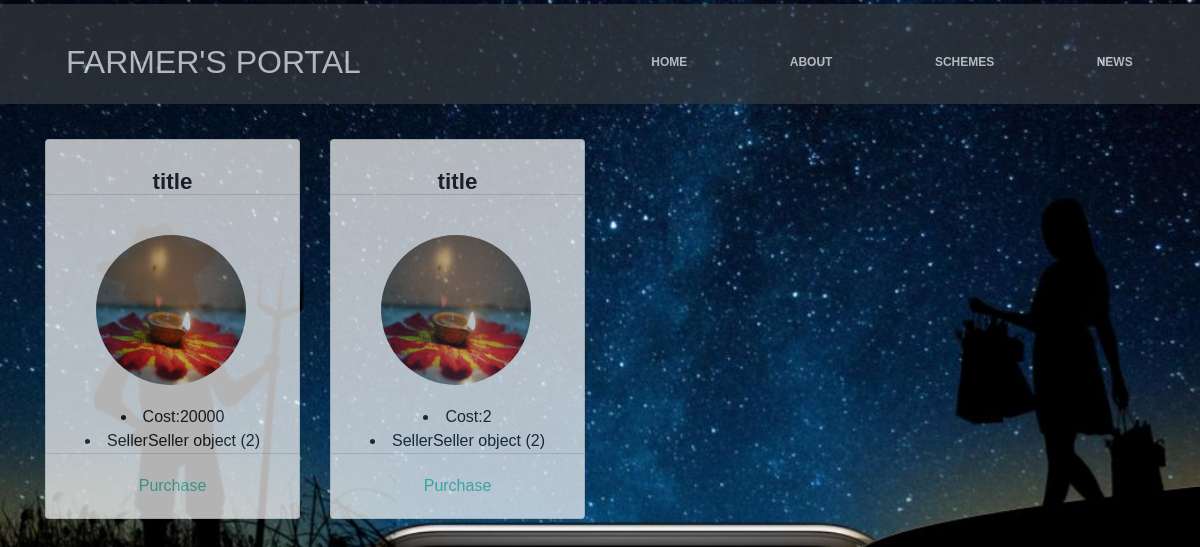
/buy/, run on the app's committed database.
### farmers/models.py (models this page shows)
class Inventory(models.Model):
    name=models.CharField(blank=False,max_length=100)
    Type=models.CharField(blank=False,max_length=100)
    seller=models.ForeignKey(Seller,on_delete=models.CASCADE)
    amount=models.IntegerField(blank=False)
    photo=models.ImageField(upload_to='media')

class Seller(models.Model):
    sidentity=models.OneToOneField(User,on_delete=models.CASCADE)
    address=models.CharField(blank=False,max_length=200)
    itemssold=models.CharField(blank=False,max_length=200)
    Contact=models.CharField(max_length=13,blank=False)

### farmers/views.py (the view)
# urls.py: path('buy/',views.purchase,name='buy'),
def purchase(request):
    a=Inventory.objects.all()
    return render(request,'marketplace.html',{'val':a})

### farmers/templates/marketplace.html (shortened to what this page needs)
{% load static %}
<!DOCTYPE html>
<html lang="en">
<head>
  <link href="{% static 'css/menu.css' %}" rel="stylesheet" type="text/css" >s
  <link href="{% static 'css/home.css' %}" rel="stylesheet" type="text/css" >
  <link href="{% static 'css/try1.css' %}" rel="stylesheet" type="text/css" >
 <link rel="stylesheet" href="https://stackpath.bootstrapcdn.com/bootstrap/4.3.1/css/bootstrap.min.css">
</head>
<body class="bg4">
          <nav class="navbar bg-dark">
             <div class="logo">
                <h2>FARMER'S PORTAL</h2>
             </div>
             <div class="menu">
               <ul>
                  <li><a href="#" style="color:white;">Home</a></li>
                  <li><a href="#" style="color:white;">About</a></li>
                  <li><a href="#" style="color:white;">Schemes</a></li>
                  <li><a href="#" style="color:white;">News</a></li>
               </ul>
             </div>
          </nav>
          <div class="container">
            <div class="row">
              {% for i in val%}
                  <div class="col-lg-3 col-12">
                      <div class="card text-center">
                          <div class="card-header">title</div>
                          <div class="card-body"></div>
                         <img src="{{i.photo.url}}" class="pic">
                          <li>Cost:{{i.amount}}</li>
                          <li>Seller{{i.seller}}</li>
                          <div class="card-footer">
                          <a href="{% url 'payment' i.id %}">Purchase</a>
                          </div>
                      </div>
                  </div>
                  {% endfor %}
              </div>
          </div>
          </body>

### farmers/static/css/menu.css (style rules this page uses)
.row { padding-top:15px; }
.bg4 { background-image: url("statics/marketplacebg.jpg"); min-height: 750px; background-position: center; background-repeat: no-repeat; background-size: cover; position: relative; opacity: 0.7; }
nav { transform: translateY(-20px); }
.navbar { height:100px !important }
.card { transition: 0.4s ease; }
.card-header { font-size:1.4rem; font-weight:bold; background: white !important; padding: 25px !important; height: 55px; }
.card-body { padding: 30px 0px !important; height: 0px; }
.card-footer { background: white !important; padding: 20px 0px !important; }
.card-footer a { border: 1px solid #fff; border-radius: 100px; margin:0 5px; padding: 12px 35px; outline: none; color: #50d1c0; font-size:1rem; font-weight:400; line-height: 1.4; text-align: center; }

### farmers/static/css/home.css (style rules this page uses)
body { font-family: Tahoma, Geneva, sans-serif; color: #fff; }
nav { width: 100%; height: 100px; color:white; display: flex; }
.logo { width: 50%;height: 100px; }
.logo h2 { line-height: 100px; padding-left: 50px; }
.menu { width: 50%;height: 100px; }
.menu ul { width:100%; height:100px; display:flex; flex-direction:row; justify-content: space-around; align-items:center; }
.menu ul li { list-style: none; font-size: 12px; font-weight: bold; text-transform: uppercase; }

### farmers/static/css/try1.css (style rules this page uses)
.pic { height: 150px; width: 150px;; border-radius: 50%; transform: translate(50px,-20px); }
* { margin: 0; padding: 0; box-sizing: border-box; font-family: 'Montserrat', sans-serif; }
nav { width: 100%; height: 100px; color:white; }
.logo { width: 50%;height: 100px; display: flex; }
.logo h2 { line-height: 100px; padding-left: 50px; }
.menu { width: 50%;height: 100px; }
.menu ul { width:100%; height:100px; display:flex; flex-direction:row; justify-content: space-around; align-items:center; }
.menu ul li { list-style: none; font-size: 12px; font-weight: bold; text-transform: uppercase; }

### data on the page
Inventory: photo (picture), amount "20000", seller "Seller object (2)"
Inventory: photo (picture), amount "2", seller "Seller object (2)"
